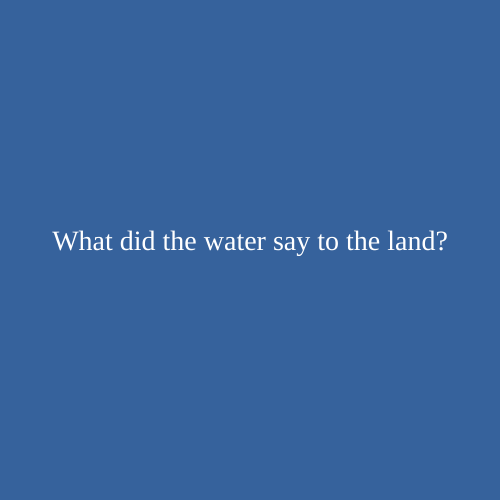
Frame 1 (no input)
Frame 60 (no input): identical to frame 1, image omitted
Frame 120 (the mouse pressed at the canvas centre since frame 60): identical to frame 1, image omitted

The p5.js sketch that drew this single still picture (run headless with seeded random() and noise() and a simulated clock; from frame 60 on, the mouse is pressed at the canvas centre):

// p5.js sketch
// ── sketch.js
let state = 0;

function setup() {
  createCanvas(500, 500);
  textAlign(CENTER);
  rectMode(CENTER);
  textSize(28);
  textFont("Georgia");
}

function draw() {
  background(54, 98, 156);

  switch(state){
    case 0:
    fill("white");
    text("What did the water say to the land?", width/2, height/2);
    break;

    case 1:
    background(189, 163, 104);
    fill(54, 98, 156);
    push();
    textSize(36);
    text("Sea you later!", width/2, height/2);
    pop();
    break;
  }

}

function mouseReleased() {
  if(mouseReleased){
    state = (state + 1) % 2
  }
}
